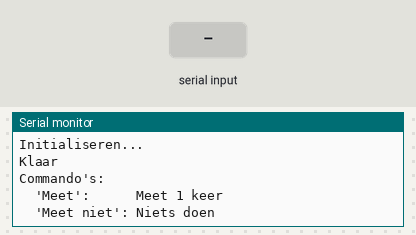
The sketch below on a simulated Arduino Uno, built with avr-gcc and run on an emulated ATmega328P. Parts: the last lines printed to the serial monitor. The test bench sets the inputs (shaded band).

Above: at 7.7 s.
7.8 s: "rood" received over Serial
At 9.2 s:
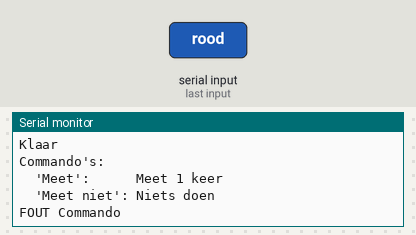
10.3 s: "Meet" received over Serial
At 13.1 s:
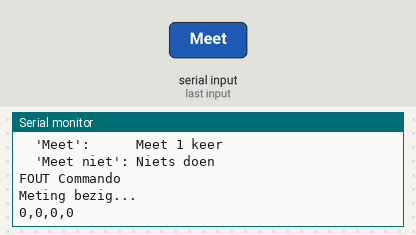
13.3 s: "Meet niet" received over Serial
At 14.8 s:
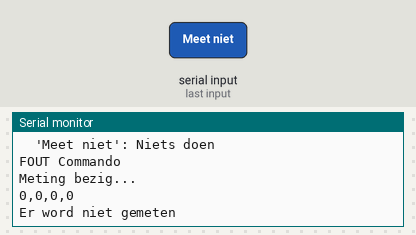

Measured:
- after the input at 7.8 s, the serial monitor: prints a new line after 1.0 s (image 1)
- after the input at 10.3 s, the serial monitor: prints a new line after 1.0 s (image 2)
- after the input at 13.3 s, the serial monitor: prints a new line after 1.0 s (image 3)

The sketch:

TSC230_8_processing.ino
```cpp
//libraries toevoegen
#include <TimerOne.h>
#include <Wire.h>

//variabelen
const unsigned long MEET_TIJD = 250000;   //de tijd die de sensor erover doet om een bepaalde kleur te meten, hoe langer hoe preciezer
unsigned long Delay_tijd;
const unsigned int AANTAL_METINGEN = 1;   //aantal metingen per gemiddelde
#define S0     11
#define S1     10
#define S2     9
#define S3     8
#define OUT    2

char Kleur[10] = "Rood";
unsigned int   pulsen = 0;    // count the frequecy
unsigned int   pulsen_Kleur[4];     // aantal pulsen per kleur
unsigned long   g_SUM[4];     // store the RGB value no scaling SUM
unsigned int   g_MAX[4];
unsigned int   g_MIN[4];
unsigned int   av_R;             //gemiddelde frequentie
unsigned int   av_G;             //gemiddelde frequentie
unsigned int   av_B;             //gemiddelde frequentie
unsigned int   av_C;             //gemiddelde frequentie
unsigned int   RGBC[4];         // store the RGB value
unsigned int   g_flag = 0;     // filter of RGB queue
float g_SF[4];        // save the RGB Scale factor
String serial_input;


// initialiseer de TSC230
void Sensor_init()
{
  pinMode(S0, OUTPUT);
  pinMode(S1, OUTPUT);
  pinMode(S2, OUTPUT);
  pinMode(S3, OUTPUT);
  pinMode(OUT, INPUT);

  // OUTPUT FREQUENCY SCALING || Power Down: LOW,LOW || 2%: LOW,HIGH || 20%: HIGH,LOW || 100%: HIGH,HIGH
  digitalWrite(S0, HIGH);
  digitalWrite(S1, LOW);

  Meting_uitvoeren(5);
  g_SF[0] = 255.0 / pulsen_Kleur[0];    //R Scale factor
  g_SF[1] = 255.0 / pulsen_Kleur[1] ;   //G Scale factor
  g_SF[2] = 255.0 / pulsen_Kleur[2] ;   //B Scale factor
  g_SF[3] = 255.0 / pulsen_Kleur[3] ;   //C Scale factor
}


// Selectreer de filter die wordt gebruikt || ROOD: LOW,LOW || BLAUW: LOW,HIGH || CLEAR: HIGH,LOW || GROEN: HIGH,HIGH
void Verander_Filter(String Kleur)
{
  if (Kleur == "rood")
  {
    digitalWrite(S2, LOW);
    digitalWrite(S3, LOW);
  }
  else if (Kleur == "blauw")
  {
    digitalWrite(S2, LOW);
    digitalWrite(S3, HIGH);
  }
  else if (Kleur == "clear")
  {
    digitalWrite(S2, HIGH);
    digitalWrite(S3, LOW);
  }
  else if (Kleur == "groen")
  {
    digitalWrite(S2, HIGH);
    digitalWrite(S3, HIGH);
  }
  else
  {
    digitalWrite(S2, LOW);
    digitalWrite(S3, LOW);
  }
}


// telt elke keer de sensor een puls stuurt, word opgeroepen door de interupt van pin 2
void Pulsen_tellen()
{
  pulsen ++ ;
}


void Meet_kleur(String Kleur)      //White Balance
{
  pulsen = 0;
  g_flag ++;
  Verander_Filter(Kleur);
  Timer1.setPeriod(MEET_TIJD);             // set 1s period
}


// elke keer de functie word opgeroepen wordt de gemeten kleur veranderd en het resultaat opgeslagen
void TSC_Callback()
{
  switch (g_flag)
  {
    case 0:
      Meet_kleur("rood");
      break;
    case 1:
      pulsen_Kleur[0] = pulsen;
      Meet_kleur("groen");
      break;
    case 2:
      pulsen_Kleur[1] = pulsen;
      Meet_kleur("blauw");
      break;
    case 3:
      pulsen_Kleur[2] = pulsen;
      Meet_kleur("clear");
      break;
    default:
      pulsen_Kleur[3] = pulsen;
      pulsen = 0;
      break;
  }
}


void MAX_MIN_terugzetten ()
{
  g_SUM[0] = 0;
  g_SUM[1] = 0;
  g_SUM[2] = 0;
  g_SUM[3] = 0;

  g_MAX[0] = 0;
  g_MAX[1] = 0;
  g_MAX[2] = 0;
  g_MAX[3] = 0;

  g_MIN[0] = 65535;
  g_MIN[1] = 65535;
  g_MIN[2] = 65535;
  g_MIN[3] = 65535;
}


void Meting_uitvoeren (int aantal_metingen)
{
  Timer1.attachInterrupt(TSC_Callback);
  attachInterrupt(digitalPinToInterrupt(OUT), Pulsen_tellen, RISING);
  Timer1.restart();

  MAX_MIN_terugzetten();

  for (int j = 0; j < aantal_metingen; j++)
  {
    g_flag = 0;
    delay(Delay_tijd);
    for (int i = 0; i < 4; i++)
    {
      g_SUM[i] = g_SUM[i] + pulsen_Kleur[i];
      if (g_MAX[i] < pulsen_Kleur[i])
        g_MAX[i] = pulsen_Kleur[i];
      if (g_MIN[i] > pulsen_Kleur[i])
        g_MIN[i] = pulsen_Kleur[i];
      RGBC[i] = int(pulsen_Kleur[i] * g_SF[i]);
    }

  }
  Timer1.detachInterrupt();
  detachInterrupt(digitalPinToInterrupt(OUT));

  av_R = g_SUM[0] / aantal_metingen;
  av_G = g_SUM[1] / aantal_metingen;
  av_B = g_SUM[2] / aantal_metingen;
  av_C = g_SUM[3] / aantal_metingen;
}


void Gegevens_verz_excel ()
{
  Serial.print("DATA,TIME,");
  Serial.print(av_R);
  Serial.print(",");
  Serial.print(av_G);
  Serial.print(",");
  Serial.print(av_B);
  Serial.print(",");
  Serial.println(av_C);
}

void Gegevens_verz_processing ()
{
  Serial.print(av_R);
  Serial.print(",");
  Serial.print(av_G);
  Serial.print(",");
  Serial.print(av_B);
  Serial.print(",");
  Serial.println(av_C);
}


void setup() {
  Serial.begin(9600);
  Serial.println("Initialiseren...");
  Timer1.initialize(MEET_TIJD);
  Delay_tijd = MEET_TIJD * 5 / 1000 + 50;
  Sensor_init();
  Serial.println("Klaar");
  Serial.println("Commando's:");
  Serial.println("  'Meet':      Meet 1 keer");
  Serial.println("  'Meet niet': Niets doen");
}

void loop() {
  if (Serial.available() > 0) {
    serial_input = Serial.readString();
    if (serial_input == "Meet") //
    {
      Serial.println("Meting bezig...");
      Meting_uitvoeren(AANTAL_METINGEN);

      Gegevens_verz_processing();
    }
    else if (serial_input == "Meet niet")
    {
      Serial.println("Er word niet gemeten");
      delay(500);
    }
    else
    {
      Serial.println("FOUT Commando");
    }
  }

}
```
